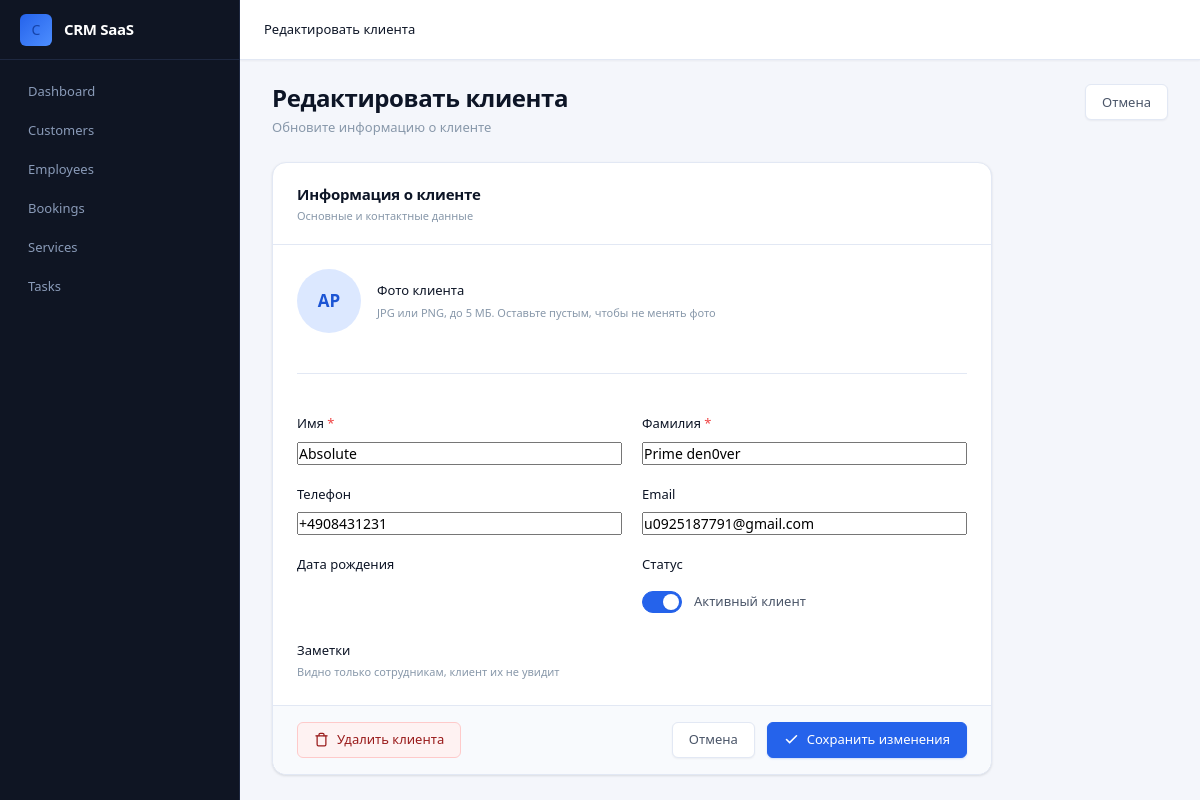
Screenshot of /customers/edit/4/ (signed in) with the database file from the repository.
### apps/customers/models.py (models this page shows, shortened)
class Customer(models.Model):
    company = models.ForeignKey(Company, on_delete=models.CASCADE, related_name="customers")
    first_name = models.CharField(max_length=200)
    last_name = models.CharField(max_length=200)
    email = models.EmailField(blank=True)
    phone = models.CharField(max_length=200)
    is_active = models.BooleanField(default=True)
    created = models.DateTimeField(auto_now_add=True)
    class Meta:
        ordering = ['first_name', 'last_name']

### apps/customers/views.py (the view)
# urls.py: path('edit/<int:id>/', views.edit_customer, name="edit"),
@login_required
def edit_customer(request, id):
    company = get_user_company(request.user)
    customer = get_object_or_404(Customer, id=id, company=company)
    if request.method == "POST":
        form = EditCustomerForm(request.POST, request.FILES, instance=customer)
        if form.is_valid():
            form.save()
            return redirect('customers:detail', id=customer.id)
    else:
        form = EditCustomerForm(instance=customer)
    context = {'form': form, 'customer': customer}
    return render(request, 'customers/edit.html', context)

### apps/customers/forms.py
class EditCustomerForm(forms.ModelForm):
    class Meta:
        model = Customer
        fields = ['first_name', 'last_name', 'email', 'phone', 'is_active']

### apps/companies/utils.py (called while the page is built)
def get_user_company(user):
    return Company.objects.filter(owner=user).first()

### apps/customers/templates/customers/edit.html (shortened to what this page needs)
{% extends "base.html" %}
{% load static %}
{% block page_name %}Редактировать клиента{% endblock %}
{% block content %}
<div class="page-header">
  <div class="page-header__left">
    <h1 class="page-title">Редактировать клиента</h1>
    <p class="page-subtitle">Обновите информацию о клиенте {{ customer.get_full_name }}</p>
  </div>
  <div class="page-header__actions">
    <a href="{% url 'customers:detail' customer.id %}" class="btn btn-secondary">Отмена</a>
  </div>
</div>
<form method="post" enctype="multipart/form-data" novalidate>
  <div class="card" style="max-width: 720px;">
    <div class="card-header">
      <div>
        <div class="card-title">Информация о клиенте</div>
        <div class="card-subtitle">Основные и контактные данные</div>
      </div>
    </div>
    <div class="card-body">
      <div class="form-section">
        <div class="flex items-center gap-4">
          <div class="table-avatar" style="width: 64px; height: 64px; font-size: var(--text-lg);">
            {% if customer.avatar %}
              <img src="{{ customer.avatar.url }}" alt="{{ customer.get_full_name }}">
            {% else %}
              {{ customer.first_name.0 }}{{ customer.last_name.0 }}
            {% endif %}
          </div>
          <div class="form-group flex-1">
            <label class="form-label" for="{{ form.avatar.id_for_label }}">Фото клиента</label>
            <div class="form-hint">JPG или PNG, до 5 МБ. Оставьте пустым, чтобы не менять фото</div>
          </div>
        </div>
        <div class="divider"></div>
        <div class="form-row">
          <div class="form-group">
            <label class="form-label form-label-required" for="{{ form.first_name.id_for_label }}">Имя</label>
            {{ form.first_name }}
          </div>
          <div class="form-group">
            <label class="form-label form-label-required" for="{{ form.last_name.id_for_label }}">Фамилия</label>
            {{ form.last_name }}
          </div>
        </div>
        <div class="form-row">
          <div class="form-group">
            <label class="form-label" for="{{ form.phone.id_for_label }}">Телефон</label>
            {{ form.phone }}
          </div>
          <div class="form-group">
            <label class="form-label" for="{{ form.email.id_for_label }}">Email</label>
            {{ form.email }}
          </div>
        </div>
        <div class="form-row">
          <div class="form-group">
            <label class="form-label" for="{{ form.birth_date.id_for_label }}">Дата рождения</label>
          </div>
          <div class="form-group">
            <label class="form-label">Статус</label>
            <div class="flex items-center gap-3" style="height: 38px;">
              <label class="toggle">
                <span class="toggle__track"></span>
              </label>
              <span class="form-check__label">Активный клиент</span>
            </div>
          </div>
        </div>
        <div class="form-group">
          <label class="form-label" for="{{ form.notes.id_for_label }}">Заметки</label>
          <div class="form-hint">Видно только сотрудникам, клиент их не увидит</div>
        </div>
      </div>
    </div>
    <div class="card-footer flex justify-between gap-3">
      <button type="button" class="btn btn-danger" onclick="document.getElementById('deleteCustomerModal').classList.add('open')">
        <svg viewBox="0 0 24 24" fill="none" stroke="currentColor" stroke-width="2" stroke-linecap="round"><polyline points="3 6 5 6 21 6"/><path d="M19 6v14a2 2 0 0 1-2 2H7a2 2 0 0 1-2-2V6m3 0V4a2 2 0 0 1 2-2h4a2 2 0 0 1 2 2v2"/></svg>
        Удалить клиента
      </button>
      <div class="flex gap-3">
        <a href="{% url 'customers:detail' customer.id %}" class="btn btn-secondary">Отмена</a>
        <button type="submit" class="btn btn-primary">
          <svg viewBox="0 0 24 24" fill="none" stroke="currentColor" stroke-width="2.5" stroke-linecap="round"><polyline points="20 6 9 17 4 12"/></svg>
          Сохранить изменения
        </button>
      </div>
    </div>
  </div>
</form>
{% endblock %}

### rows the page displays
Customer: first_name.0 "A", last_name.0 "P", first_name "Absolute", last_name "Prime den0ver", phone "+4908431231", email "u0925187791@gmail.com"
